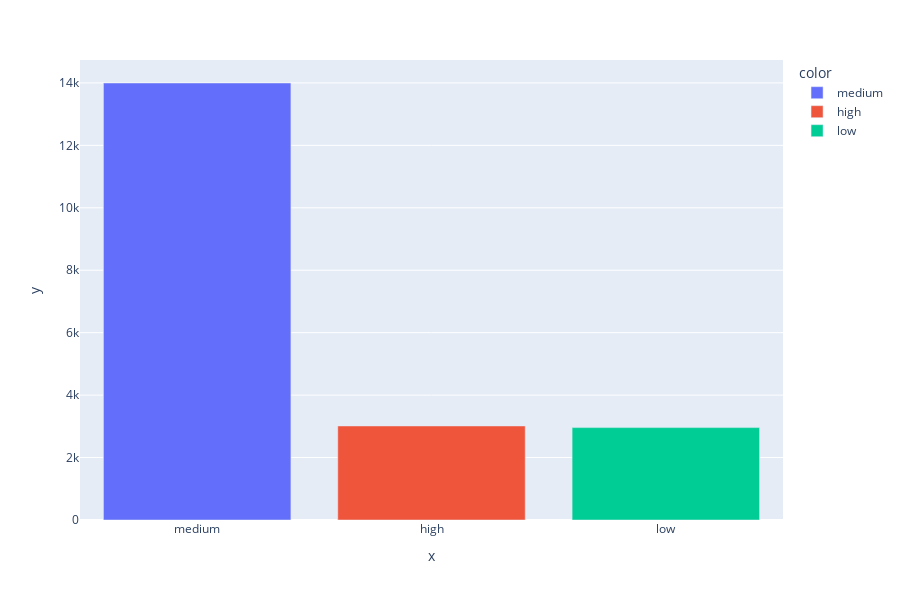

Notebook code cell kept with this figure:
### Code cell
barplot('product_class')

### Figure 1 — Plotly figure (JSON) as saved in the notebook; plotly's stock layout.template omitted (floating-point values rounded to 4 significant figures)
{"data": [{"alignmentgroup": "True", "hovertemplate": "color=medium<br>x=%{x}<br>y=%{y}<extra></extra>", "legendgroup": "medium", "marker": {"color": "#636efa", "pattern": {"shape": ""}}, "name": "medium", "offsetgroup": "medium", "orientation": "v", "showlegend": true, "textposition": "auto", "type": "bar", "x": ["medium"], "xaxis": "x", "y": [13997], "yaxis": "y"}, {"alignmentgroup": "True", "hovertemplate": "color=high<br>x=%{x}<br>y=%{y}<extra></extra>", "legendgroup": "high", "marker": {"color": "#EF553B", "pattern": {"shape": ""}}, "name": "high", "offsetgroup": "high", "orientation": "v", "showlegend": true, "textposition": "auto", "type": "bar", "x": ["high"], "xaxis": "x", "y": [3012], "yaxis": "y"}, {"alignmentgroup": "True", "hovertemplate": "color=low<br>x=%{x}<br>y=%{y}<extra></extra>", "legendgroup": "low", "marker": {"color": "#00cc96", "pattern": {"shape": ""}}, "name": "low", "offsetgroup": "low", "orientation": "v", "showlegend": true, "textposition": "auto", "type": "bar", "x": ["low"], "xaxis": "x", "y": [2959], "yaxis": "y"}], "layout": {"barmode": "relative", "height": 600, "legend": {"title": {"text": "color"}, "tracegroupgap": 0}, "margin": {"t": 60}, "xaxis": {"anchor": "y", "domain": [0, 1], "title": {"text": "x"}}, "yaxis": {"anchor": "x", "domain": [0, 1], "title": {"text": "y"}}}}
